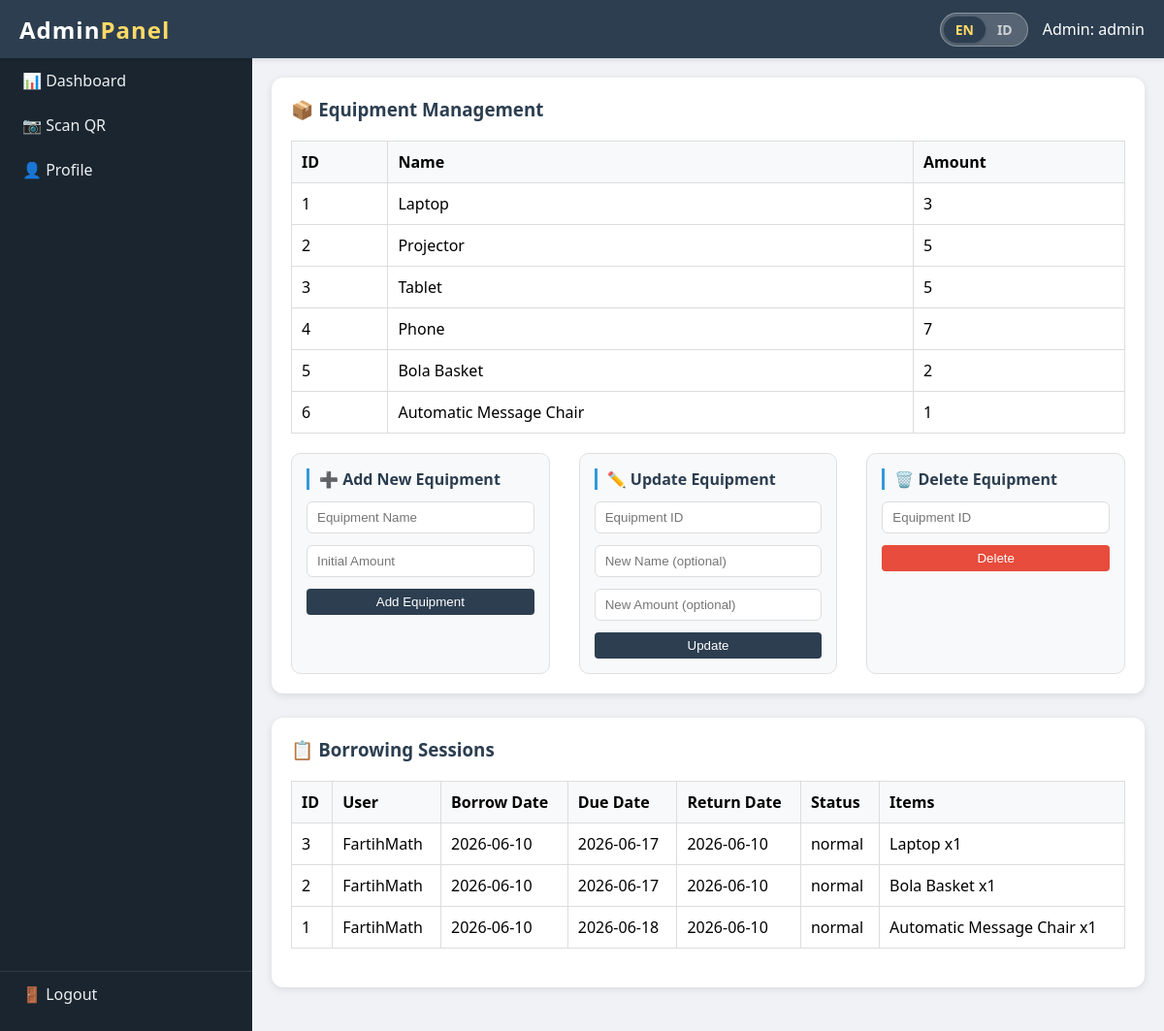
The app's page /admin/dashboard (signed in) with its own data.
### models.py (models this page shows)
class Equipment(db.Model):
    id = db.Column(db.Integer, primary_key=True)
    name = db.Column(db.String(100), nullable=False)
    amount = db.Column(db.Integer, default=0)      # total quantity available

class BorrowSession(db.Model):
    id = db.Column(db.Integer, primary_key=True)
    user_id = db.Column(db.Integer, db.ForeignKey('user.id'), nullable=False)
    borrow_date = db.Column(db.DateTime, default=datetime.now)
    due_date = db.Column(db.DateTime, nullable=False)
    return_date = db.Column(db.DateTime, nullable=True)
    return_status = db.Column(db.String(50), nullable=True)   # 'normal', 'missing', 'damaged'
    return_note = db.Column(db.Text, nullable=True)
    qr_token = db.Column(db.String(100), unique=True, nullable=False)
    items = db.relationship('BorrowItem', backref='session', lazy=True, cascade='all, delete-orphan')

class User(db.Model):
    id = db.Column(db.Integer, primary_key=True)
    username = db.Column(db.String(80), unique=True, nullable=False)
    password = db.Column(db.String(200), nullable=False)
    name = db.Column(db.String(100), nullable=False)
    role = db.Column(db.String(20), default='customer')  # 'customer' or 'admin'
    sessions = db.relationship('BorrowSession', backref='user', lazy=True)

class BorrowItem(db.Model):
    id = db.Column(db.Integer, primary_key=True)
    session_id = db.Column(db.Integer, db.ForeignKey('borrow_session.id'), nullable=False)
    equipment_id = db.Column(db.Integer, db.ForeignKey('equipment.id'), nullable=False)
    quantity = db.Column(db.Integer, nullable=False)
    equipment = db.relationship('Equipment')

### app.py (the view)
@app.route('/admin/dashboard')
def admin_dashboard():
    if session.get('role') != 'admin':
        return redirect(url_for('admin_login'))
    equipment = Equipment.query.all()
    sessions = BorrowSession.query.order_by(BorrowSession.borrow_date.desc()).all()
    return render_template('admin_dashboard.html', equipment=equipment, sessions=sessions)

### app.py (called while the page is built)
@app.context_processor
def inject_utils():
    lang = session.get('lang', 'en')
    def _(text):
        return translations.get(text, {}).get(lang, text)
    return {'lang': lang, '_': _}

### templates/admin_dashboard.html (shortened to what this page needs)
<!DOCTYPE html>
<html lang="en">
<head>
    <link rel="stylesheet" href="{{ url_for('static', filename='style.css') }}">
</head>
<body>
    <div class="top-nav">
        <div class="logo" onclick="window.location.href='{{ url_for('admin_dashboard') }}'">
            Admin<span>Panel</span>
        </div>
        <div class="user-info">
            <a href="{{ url_for('toggle_language') }}" class="lang-switch">
                <span class="lang-option {% if lang == 'en' %}lang-active{% else %}lang-inactive{% endif %}">EN</span>
                <span class="lang-option {% if lang == 'id' %}lang-active{% else %}lang-inactive{% endif %}">ID</span>
            </a>
            <span>{{ _('Admin') }}: {{ session.username }}</span>
        </div>
    </div>
    <div class="sidebar" id="sidebar">
        <ul class="top-menu">
            <li><a href="{{ url_for('admin_dashboard') }}">📊 {{ _('Dashboard') }}</a></li>
            <li><a href="{{ url_for('admin_scan_qr') }}">📷 {{ _('Scan QR') }}</a></li>
            <li><a href="{{ url_for('admin_profile') }}">👤 {{ _('Profile') }}</a></li>
        </ul>
        <ul class="bottom-menu">
            <li><a href="{{ url_for('admin_logout') }}">🚪 {{ _('Logout') }}</a></li>
        </ul>
    </div>
    <div class="main-content" id="mainContent">
        {% block admin_content %}
        <div class="card">
            <h3>📦 {{ _('Equipment Management') }}</h3>
            <table>
                <thead>
                    <tr><th>{{ _('ID') }}</th><th>{{ _('Name') }}</th><th>{{ _('Amount') }}</th></tr>
                </thead>
                <tbody>
                    {% for eq in equipment %}
                    <tr>
                        <td>{{ eq.id }}</td>
                        <td>{{ eq.name }}</td>
                        <td>{{ eq.amount }}</td>
                    </tr>
                    {% endfor %}
                </tbody>
            </table>
            <div class="inline-forms">
                <div class="form-card">
                    <h4>➕ {{ _('Add New Equipment') }}</h4>
                    <form method="POST" action="{{ url_for('admin_edit_equipment') }}">
                        <input type="text" name="name" placeholder="{{ _('Equipment Name') }}" required>
                        <input type="number" name="amount" placeholder="{{ _('Initial Amount') }}" required>
                        <button type="submit">{{ _('Add Equipment') }}</button>
                    </form>
                </div>
                <div class="form-card">
                    <h4>✏️ {{ _('Update Equipment') }}</h4>
                    <form method="POST" action="{{ url_for('admin_edit_equipment') }}">
                        <input type="number" name="id" placeholder="{{ _('Equipment ID') }}" required>
                        <input type="text" name="name" placeholder="{{ _('New Name (optional)') }}">
                        <input type="number" name="amount" placeholder="{{ _('New Amount (optional)') }}">
                        <button type="submit">{{ _('Update') }}</button>
                    </form>
                </div>
                <div class="form-card">
                    <h4>🗑️ {{ _('Delete Equipment') }}</h4>
                    <form method="POST" action="{{ url_for('admin_edit_equipment') }}" onsubmit="return confirm('{{ _('Permanently delete this equipment?') }}')">
                        <input type="number" name="id" placeholder="{{ _('Equipment ID') }}" required>
                        <button type="submit" class="delete">{{ _('Delete') }}</button>
                    </form>
                </div>
            </div>
        </div>
        <div class="card">
            <h3>📋 {{ _('Borrowing Sessions') }}</h3>
            <div style="overflow-x: auto;">
                <table>
                    <thead>
                        <tr>
                            <th>{{ _('ID') }}</th><th>{{ _('User') }}</th><th>{{ _('Borrow Date') }}</th>
                            <th>{{ _('Due Date') }}</th><th>{{ _('Return Date') }}</th>
                            <th>{{ _('Status') }}</th><th>{{ _('Items') }}</th>
                        </tr>
                    </thead>
                    <tbody>
                        {% for s in sessions %}
                        <tr>
                            <td>{{ s.id }}</td>
                            <td>{{ s.user.username }}</td>
                            <td>{{ s.borrow_date.strftime('%Y-%m-%d') }}</td>
                            <td>{{ s.due_date.strftime('%Y-%m-%d') }}</td>
                            <td>{{ s.return_date.strftime('%Y-%m-%d') if s.return_date else '-' }}</td>
                            <td>{{ _(s.return_status) if s.return_status else _('active') }}</td>
                            <td>
                                {% for i in s.items %}
                                    {{ i.equipment.name }} x{{ i.quantity }}{% if not loop.last %}, {% endif %}
                                {% endfor %}
                            </td>
                        </tr>
                        {% endfor %}
                    </tbody>
                </table>
            </div>
        </div>
        {% endblock %}
    </div>
</body>
</html>

### static/style.css (style rules this page uses)
* { margin: 0; padding: 0; box-sizing: border-box; }
body { font-family: 'Segoe UI', Tahoma, Geneva, Verdana, sans-serif; background: #f0f2f5; overflow-x: hidden; }
.top-nav { background: #2c3e50; color: white; padding: 0 20px; height: 60px; display: flex; align-items: center; justify-content: space-between; position: fixed; top: 0; left: 0; right: 0; z-index: 1000; box-shadow: 0 2px 5px rgba(0,0,0,0.1); }
.logo { font-size: 1.5rem; font-weight: bold; letter-spacing: 1px; cursor: pointer; transition: opacity 0.2s; }
.logo span { color: #ffd966; }
.user-info { display: flex; align-items: center; gap: 15px; }
.sidebar { position: fixed; top: 60px; left: 0; width: 260px; height: calc(100% - 60px); background: #1a252f; transition: transform 0.3s ease; z-index: 999; display: flex; flex-direction: column; justify-content: space-between; }
.sidebar ul { list-style: none; }
.sidebar .top-menu { padding: 0; margin: 0; }
.sidebar li a { display: block; padding: 12px 20px; color: #ecf0f1; text-decoration: none; border-left: 3px solid transparent; transition: all 0.2s; }
.sidebar .bottom-menu { border-top: 1px solid rgba(255,255,255,0.1); padding: 0; margin-bottom: 15px; }
.main-content { margin-top: 60px; margin-left: 260px; padding: 20px; transition: margin-left 0.3s ease; min-height: calc(100vh - 60px); background: #f0f2f5; }
.card { background: white; border-radius: 12px; padding: 20px; margin-bottom: 25px; box-shadow: 0 2px 8px rgba(0,0,0,0.1); }
.card h3 { margin-bottom: 20px; color: #2c3e50; }
table { width: 100%; border-collapse: collapse; margin-bottom: 20px; }
th, td { border: 1px solid #ddd; padding: 10px; text-align: left; }
th { background: #f8f9fa; }
.inline-forms { display: flex; flex-wrap: wrap; gap: 30px; margin-top: 20px; justify-content: space-between; }
.form-card { flex: 1; min-width: 250px; background: #f8f9fa; padding: 15px; border-radius: 10px; border: 1px solid #e0e0e0; }
.form-card h4 { margin-bottom: 12px; color: #2c3e50; font-size: 1rem; border-left: 3px solid #3498db; padding-left: 10px; }
.form-card form { display: flex; flex-direction: column; gap: 12px; }
.form-card input { padding: 8px 10px; border: 1px solid #ddd; border-radius: 6px; width: 100%; }
.form-card button { width: 100%; background: #2c3e50; }
.form-card button.delete { background: #e74c3c; }
button, .btn { background: #3498db; color: white; border: none; padding: 6px 12px; border-radius: 4px; cursor: pointer; }
.lang-switch { display: inline-flex; background: rgba(255, 255, 255, 0.2); border-radius: 40px; padding: 3px; border: 1px solid rgba(255, 255, 255, 0.3); cursor: pointer; text-decoration: none; transition: all 0.2s; }
.lang-option { padding: 4px 12px; font-size: 14px; font-weight: bold; border-radius: 30px; transition: 0.2s; color: white; }
.lang-active { background: #2c3e50; color: #ffd966; box-shadow: 0 1px 3px rgba(0,0,0,0.2); }
.lang-inactive { background: transparent; color: rgba(255, 255, 255, 0.7); }

### records on screen
Equipment: id "1", name "Laptop", amount "3"
Equipment: id "2", name "Projector", amount "5"
Equipment: id "3", name "Tablet", amount "5"
Equipment: id "4", name "Phone", amount "7"
Equipment: id "5", name "Bola Basket", amount "2"
Equipment: id "6", name "Automatic Message Chair", amount "1"
BorrowSession: id "3", user.username "FartihMath", borrow_date "2026-06-10", due_date "2026-06-17", return_date "2026-06-10"
BorrowItem: equipment.name "Laptop", quantity "1"
BorrowSession: id "2", user.username "FartihMath", borrow_date "2026-06-10", due_date "2026-06-17", return_date "2026-06-10"
BorrowItem: equipment.name "Bola Basket", quantity "1"
BorrowSession: id "1", user.username "FartihMath", borrow_date "2026-06-10", due_date "2026-06-18", return_date "2026-06-10"
BorrowItem: equipment.name "Automatic Message Chair", quantity "1"

### other values on screen
{{ session.username }} "admin"
